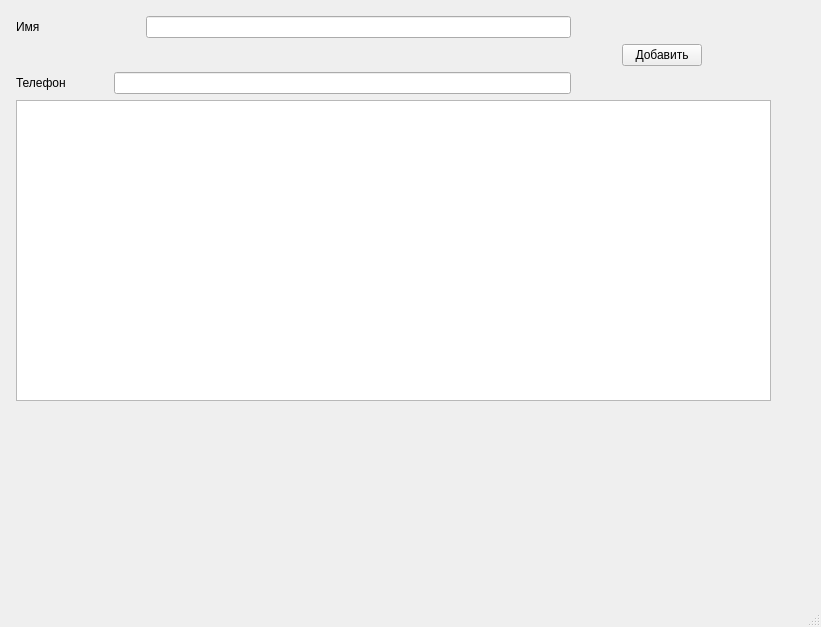
<?xml version="1.0" encoding="UTF-8"?>
<ui version="4.0">
 <class>MainWindow</class>
 <widget class="QMainWindow" name="MainWindow">
  <property name="geometry">
   <rect>
    <x>0</x>
    <y>0</y>
    <width>821</width>
    <height>627</height>
   </rect>
  </property>
  <property name="windowTitle">
   <string>MainWindow</string>
  </property>
  <widget class="QWidget" name="centralwidget">
   <widget class="QWidget" name="formLayoutWidget">
    <property name="geometry">
     <rect>
      <x>10</x>
      <y>10</y>
      <width>761</width>
      <height>391</height>
     </rect>
    </property>
    <layout class="QFormLayout" name="formLayout">
     <item row="2" column="1">
      <layout class="QHBoxLayout" name="horizontalLayout">
       <item>
        <widget class="QLabel" name="label">
         <property name="styleSheet">
          <string notr="true">font: 16pt &quot;MS Shell Dlg 2&quot;;</string>
         </property>
         <property name="text">
          <string>Имя</string>
         </property>
        </widget>
       </item>
       <item>
        <spacer name="horizontalSpacer">
         <property name="orientation">
          <enum>Qt::Horizontal</enum>
         </property>
         <property name="sizeType">
          <enum>QSizePolicy::Fixed</enum>
         </property>
         <property name="sizeHint" stdset="0">
          <size>
           <width>100</width>
           <height>20</height>
          </size>
         </property>
        </spacer>
       </item>
       <item>
        <widget class="QLineEdit" name="name_input">
         <property name="styleSheet">
          <string notr="true">font: 12pt &quot;MS Shell Dlg 2&quot;;</string>
         </property>
        </widget>
       </item>
       <item>
        <spacer name="horizontalSpacer_3">
         <property name="orientation">
          <enum>Qt::Horizontal</enum>
         </property>
         <property name="sizeType">
          <enum>QSizePolicy::Fixed</enum>
         </property>
         <property name="sizeHint" stdset="0">
          <size>
           <width>200</width>
           <height>20</height>
          </size>
         </property>
        </spacer>
       </item>
      </layout>
     </item>
     <item row="3" column="1">
      <layout class="QFormLayout" name="formLayout_2">
       <item row="0" column="0">
        <spacer name="horizontalSpacer_2">
         <property name="orientation">
          <enum>Qt::Horizontal</enum>
         </property>
         <property name="sizeType">
          <enum>QSizePolicy::Expanding</enum>
         </property>
         <property name="sizeHint" stdset="0">
          <size>
           <width>600</width>
           <height>20</height>
          </size>
         </property>
        </spacer>
       </item>
       <item row="0" column="1">
        <widget class="QPushButton" name="add_btn">
         <property name="sizePolicy">
          <sizepolicy hsizetype="Fixed" vsizetype="Fixed">
           <horstretch>0</horstretch>
           <verstretch>0</verstretch>
          </sizepolicy>
         </property>
         <property name="styleSheet">
          <string notr="true">font: 12pt &quot;MS Shell Dlg 2&quot;;</string>
         </property>
         <property name="text">
          <string>Добавить</string>
         </property>
        </widget>
       </item>
      </layout>
     </item>
     <item row="4" column="1">
      <layout class="QHBoxLayout" name="horizontalLayout_2">
       <item>
        <widget class="QLabel" name="label_2">
         <property name="styleSheet">
          <string notr="true">font: 16pt &quot;MS Shell Dlg 2&quot;;</string>
         </property>
         <property name="text">
          <string>Телефон</string>
         </property>
        </widget>
       </item>
       <item>
        <spacer name="horizontalSpacer_4">
         <property name="orientation">
          <enum>Qt::Horizontal</enum>
         </property>
         <property name="sizeType">
          <enum>QSizePolicy::Fixed</enum>
         </property>
         <property name="sizeHint" stdset="0">
          <size>
           <width>42</width>
           <height>20</height>
          </size>
         </property>
        </spacer>
       </item>
       <item>
        <widget class="QLineEdit" name="telephone_input">
         <property name="styleSheet">
          <string notr="true">font: 12pt &quot;MS Shell Dlg 2&quot;;</string>
         </property>
        </widget>
       </item>
       <item>
        <spacer name="horizontalSpacer_5">
         <property name="orientation">
          <enum>Qt::Horizontal</enum>
         </property>
         <property name="sizeType">
          <enum>QSizePolicy::Fixed</enum>
         </property>
         <property name="sizeHint" stdset="0">
          <size>
           <width>200</width>
           <height>20</height>
          </size>
         </property>
        </spacer>
       </item>
      </layout>
     </item>
     <item row="0" column="0">
      <layout class="QHBoxLayout" name="horizontalLayout_3"/>
     </item>
     <item row="5" column="1">
      <widget class="QListWidget" name="listWidget">
       <property name="sizePolicy">
        <sizepolicy hsizetype="Expanding" vsizetype="Expanding">
         <horstretch>0</horstretch>
         <verstretch>0</verstretch>
        </sizepolicy>
       </property>
       <property name="styleSheet">
        <string notr="true">font: 11pt &quot;MS Shell Dlg 2&quot;;</string>
       </property>
      </widget>
     </item>
    </layout>
   </widget>
  </widget>
  <widget class="QMenuBar" name="menubar">
   <property name="geometry">
    <rect>
     <x>0</x>
     <y>0</y>
     <width>821</width>
     <height>26</height>
    </rect>
   </property>
  </widget>
  <widget class="QStatusBar" name="statusbar"/>
 </widget>
 <resources/>
 <connections/>
</ui>
